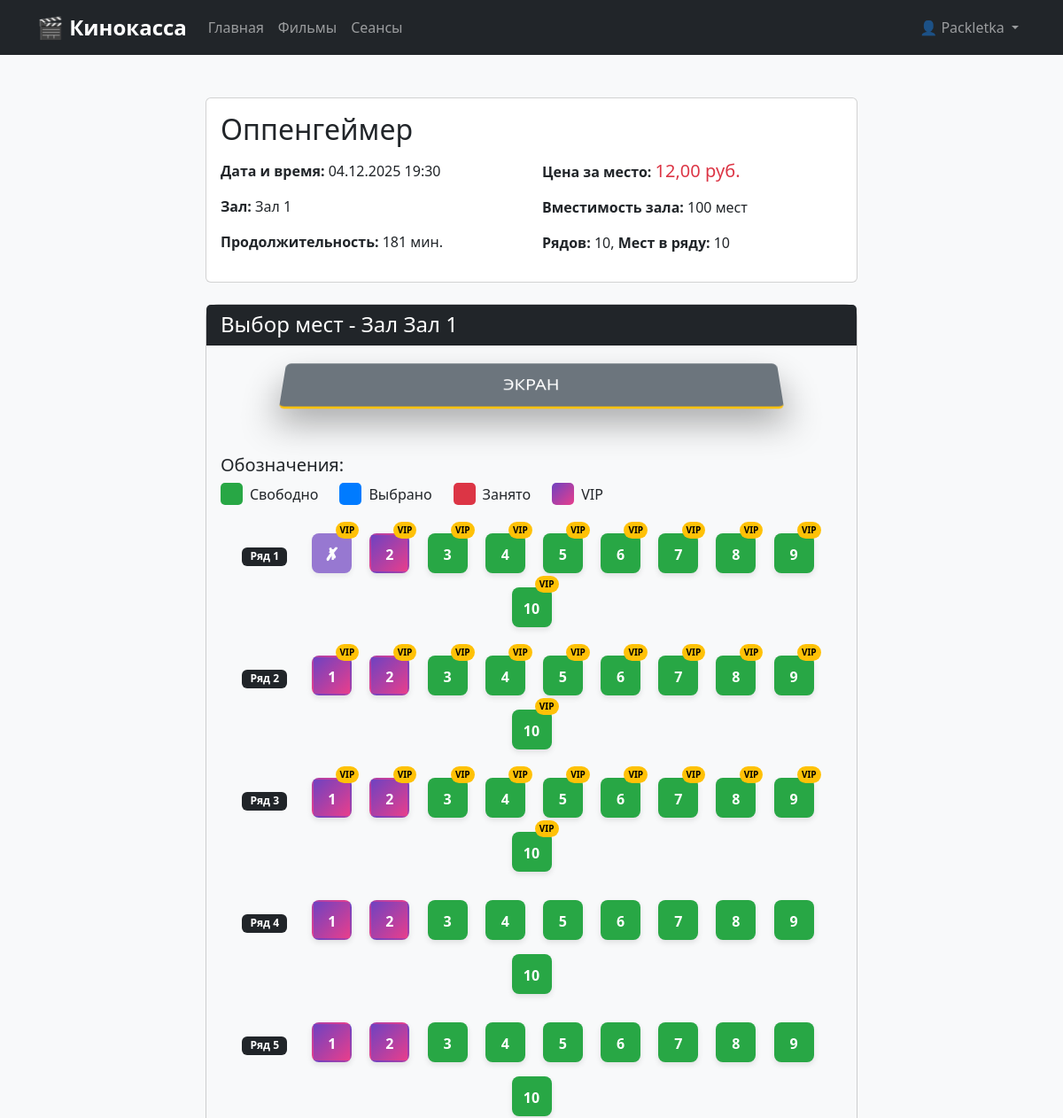
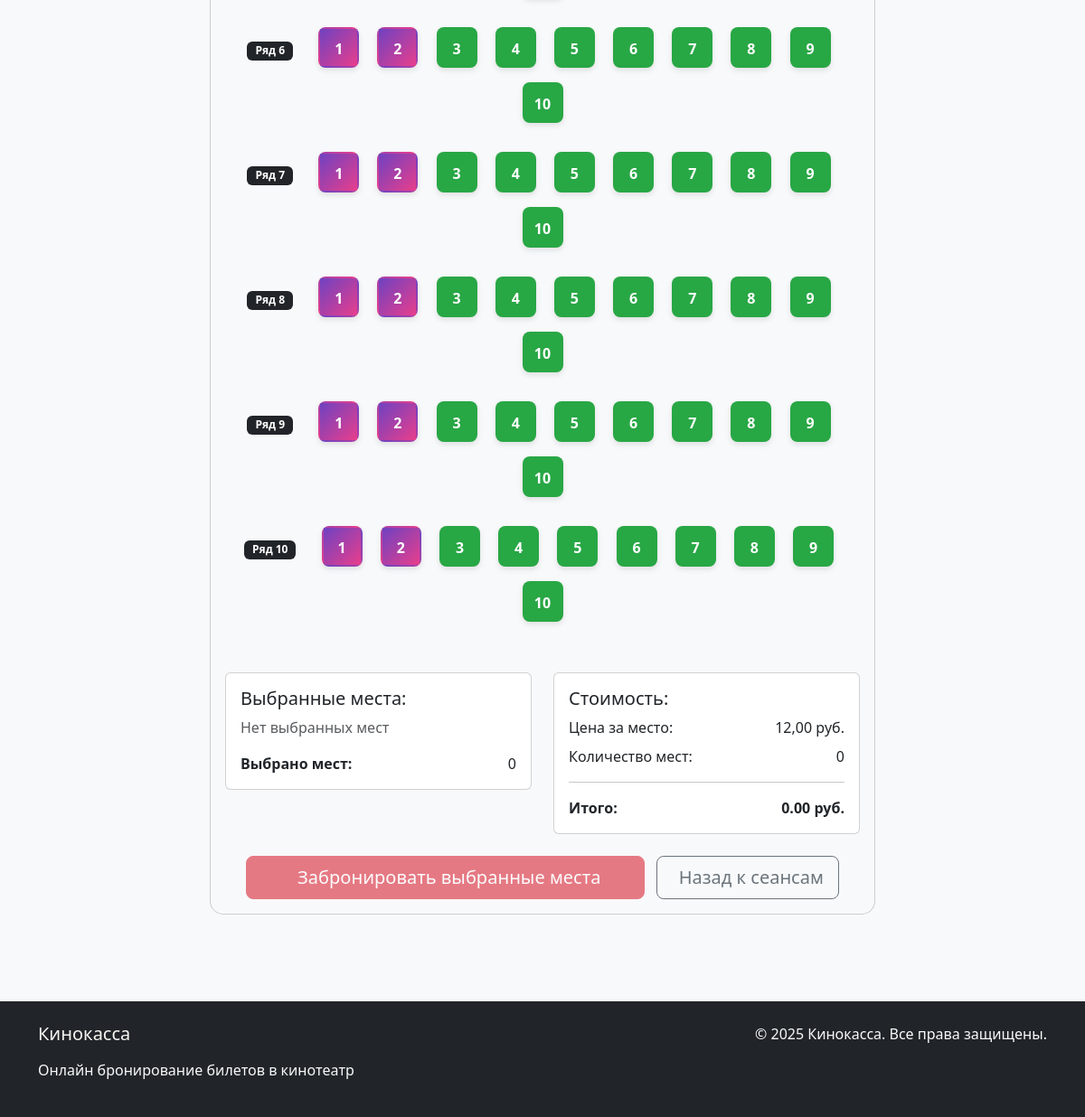
/booking/6/ (signed in), run on the app's committed database (2 pictures, top to bottom).
### cinema/models.py (models this page shows, shortened)
class Session(models.Model):
    movie = models.ForeignKey(Movie, on_delete=models.CASCADE, verbose_name="Фильм")
    hall = models.ForeignKey(CinemaHall, on_delete=models.CASCADE, verbose_name="Зал")
    start_time = models.DateTimeField(verbose_name="Время начала")
    end_time = models.DateTimeField(verbose_name="Время окончания")
    price = models.DecimalField(max_digits=8, decimal_places=2, verbose_name="Цена")
    class Meta:
        verbose_name = "Сеанс"
        verbose_name_plural = "Сеансы"
        ordering = ['start_time']

class Movie(models.Model):
    title = models.CharField(max_length=200, verbose_name="Название фильма")
    description = models.TextField(verbose_name="Описание")
    duration = models.IntegerField(verbose_name="Продолжительность (мин)")
    genre = models.CharField(max_length=100, verbose_name="Жанр")
    rating = models.FloatField(default=0.0, verbose_name="Рейтинг")
    poster = models.ImageField(upload_to='posters/', null=True, blank=True, verbose_name="Постер")
    trailer_url = models.URLField(blank=True, verbose_name="Трейлер")
    class Meta:
        verbose_name = "Фильм"
        verbose_name_plural = "Фильмы"

class CinemaHall(models.Model):
    name = models.CharField(max_length=100, verbose_name="Название зала")
    capacity = models.IntegerField(verbose_name="Вместимость")
    rows = models.IntegerField(verbose_name="Количество рядов")
    seats_per_row = models.IntegerField(verbose_name="Мест в ряду")
    class Meta:
        verbose_name = "Кинозал"
        verbose_name_plural = "Кинозалы"

### cinema/views.py (the view, shortened to what this page needs)
# urls.py: path('booking/<int:session_id>/', views.booking, name='booking'),
@login_required
def booking(request, session_id):
    session = get_object_or_404(Session, id=session_id)
    hall = session.hall
    print(f"=== DEBUG: Бронирование для сеанса {session_id} ===")
    print(f"Зал: {hall.name}, ID зала: {hall.id}")
    all_seats = Seat.objects.filter(hall=hall).order_by('row', 'number')
    print(f"Всего мест в зале: {all_seats.count()}")
    print(f"ID мест в зале: {list(all_seats.values_list('id', flat=True))}")
    booked_seats_ids = Booking.objects.filter(
        session=session,
        is_confirmed=True
    ).values_list('seats__id', flat=True)
    print(f"Занятые ID мест: {list(booked_seats_ids)}")
    seats_by_row = defaultdict(list)
    for seat in all_seats:
        seats_by_row[seat.row].append({
            'id': seat.id,
            'number': seat.number,
            'is_booked': seat.id in booked_seats_ids
        })
    sorted_rows = sorted(seats_by_row.keys())
    context = {
        'session': session,
        'hall': hall,
        'seats_by_row': dict(seats_by_row),
        'rows': sorted_rows,
        'price': session.price
    }
    return render(request, 'cinema/booking.html', context)

### cinema/templatetags/cinema_extras.py (called while the page is built)
@register.filter
def get_item(dictionary, key):
    if dictionary is None:
        return []
    return dictionary.get(key, [])

### cinema/templates/cinema/booking.html (shortened to what this page needs)
{% extends 'cinema/base.html' %}
{% load static %}
{% load cinema_extras %}
{% block content %}
<div class="container py-5">
    <div class="row">
        <div class="col-lg-8 mx-auto">
            <div class="card mb-4">
                <div class="card-body">
                    <h2 class="card-title">{{ session.movie.title }}</h2>
                    <div class="row mt-3">
                        <div class="col-md-6">
                            <p><strong>Дата и время:</strong> {{ session.start_time|date:"d.m.Y H:i" }}</p>
                            <p><strong>Зал:</strong> {{ hall.name }}</p>
                            <p><strong>Продолжительность:</strong> {{ session.movie.duration }} мин.</p>
                        </div>
                        <div class="col-md-6">
                            <p><strong>Цена за место:</strong> <span class="text-danger h5">{{ session.price }} руб.</span></p>
                            <p><strong>Вместимость зала:</strong> {{ hall.capacity }} мест</p>
                            <p><strong>Рядов:</strong> {{ hall.rows }}, <strong>Мест в ряду:</strong> {{ hall.seats_per_row }}</p>
                        </div>
                    </div>
                </div>
            </div>
            <div class="cinema-hall card">
                <div class="card-header bg-dark text-white">
                    <h4 class="mb-0">Выбор мест - Зал {{ hall.name }}</h4>
                </div>
                <div class="card-body">
                    <div class="screen-container text-center mb-5">
                        <div class="screen bg-secondary text-white py-3 rounded">
                            <h5 class="mb-0">ЭКРАН</h5>
                        </div>
                    </div>
                    <div class="legend mb-4">
                        <h5>Обозначения:</h5>
                        <div class="d-flex flex-wrap gap-4">
                            <div class="d-flex align-items-center">
                                <div class="seat-legend free me-2"></div>
                                <span>Свободно</span>
                            </div>
                            <div class="d-flex align-items-center">
                                <div class="seat-legend selected me-2"></div>
                                <span>Выбрано</span>
                            </div>
                            <div class="d-flex align-items-center">
                                <div class="seat-legend occupied me-2"></div>
                                <span>Занято</span>
                            </div>
                            <div class="d-flex align-items-center">
                                <div class="seat-legend vip me-2"></div>
                                <span>VIP</span>
                            </div>
                        </div>
                    </div>
                    <form method="POST" id="booking-form">
                        <div class="seats-map text-center">
                            {% for row in rows %}
                            <div class="row mb-3 justify-content-center">
                                <div class="col-auto">
                                    <div class="row-label d-inline-block me-3">
                                        <span class="badge bg-dark">Ряд {{ row }}</span>
                                    </div>
                                    {% for seat in seats_by_row|get_item:row %}
                                    <div class="seat-wrapper d-inline-block position-relative">
                                        <label for="seat-{{ seat.id }}"
                                               class="seat {% if seat.is_booked %}occupied{% else %}free{% endif %}"
                                               data-seat-id="{{ seat.id }}">
                                            {{ seat.number }}
                                        </label>
                                        {% if row <= 3 %}
                                        <span class="vip-badge">VIP</span>
                                        {% endif %}
                                    </div>
                                    {% endfor %}
                                </div>
                            </div>
                            {% endfor %}
                        </div>
                        <div class="booking-summary mt-5">
                            <div class="row">
                                <div class="col-md-6">
                                    <div class="card">
                                        <div class="card-body">
                                            <h5>Выбранные места:</h5>
                                            <div id="selected-seats-list" class="mb-3">
                                            </div>
                                            <div class="d-flex justify-content-between">
                                                <strong>Выбрано мест:</strong>
                                                <span id="selected-count">0</span>
                                            </div>
                                        </div>
                                    </div>
                                </div>
                                <div class="col-md-6">
                                    <div class="card">
                                        <div class="card-body">
                                            <h5>Стоимость:</h5>
                                            <div class="d-flex justify-content-between mb-2">
                                                <span>Цена за место:</span>
                                                <span>{{ price }} руб.</span>
                                            </div>
                                            <div class="d-flex justify-content-between mb-2">
                                                <span>Количество мест:</span>
                                                <span id="quantity">0</span>
                                            </div>
                                            <hr>
                                            <div class="d-flex justify-content-between">
                                                <strong>Итого:</strong>
                                                <strong><span id="total-price">0</span> руб.</strong>
                                            </div>
                                        </div>
                                    </div>
                                </div>
                            </div>
                        </div>
                        <div class="mt-4 text-center">
                            <button type="submit" class="btn btn-danger btn-lg px-5" id="book-button" disabled>
                                Забронировать выбранные места
                            </button>
                            <a href="{% url 'session_list' %}" class="btn btn-outline-secondary btn-lg ms-2">
                                Назад к сеансам
                            </a>
                        </div>
                    </form>
                </div>
            </div>
        </div>
    </div>
</div>
{% endblock %}

### cinema/templates/cinema/base.html (shortened to what this page needs)
<!DOCTYPE html>
<html lang="ru">
<head>
    {% load static %}
    <link href="https://cdn.jsdelivr.net/npm/bootstrap@5.3.0/dist/css/bootstrap.min.css" rel="stylesheet">
    <link rel="stylesheet" href="{% static 'cinema/css/style.css' %}">
</head>
<body>
    <nav class="navbar navbar-expand-lg navbar-dark bg-dark">
        <div class="container">
            <a class="navbar-brand" href="{% url 'home' %}">🎬 Кинокасса</a>
            <div class="collapse navbar-collapse" id="navbarNav">
                <ul class="navbar-nav me-auto">
                    <li class="nav-item">
                        <a class="nav-link" href="{% url 'home' %}">Главная</a>
                    </li>
                    <li class="nav-item">
                        <a class="nav-link" href="{% url 'movie_list' %}">Фильмы</a>
                    </li>
                    <li class="nav-item">
                        <a class="nav-link" href="{% url 'session_list' %}">Сеансы</a>
                    </li>
                </ul>
                <ul class="navbar-nav">
                    {% if user.is_authenticated %}
                        <li class="nav-item dropdown">
                            <a class="nav-link dropdown-toggle" href="#" role="button" data-bs-toggle="dropdown">
                                👤 {{ user.username }}
                            </a>
                        </li>
                    {% endif %}
                </ul>
            </div>
        </div>
    </nav>
    <main>
        {% block content %}
        {% endblock %}
    </main>
    <footer class="bg-dark text-light mt-5 py-4">
        <div class="container">
            <div class="row">
                <div class="col-md-6">
                    <h5>Кинокасса</h5>
                    <p>Онлайн бронирование билетов в кинотеатр</p>
                </div>
                <div class="col-md-6 text-md-end">
                    <p>© 2025 Кинокасса. Все права защищены.</p>
                </div>
            </div>
        </div>
    </footer>
</body>
</html>

### cinema/static/cinema/css/style.css (style rules this page uses)
:root { --primary-color: #e50914; --secondary-color: #221f1f; --accent-color: #f5f5f1; --text-color: #333; --light-gray: #f8f9fa; }
html, body { height: 100%; }
body { display: flex; flex-direction: column; min-height: 100vh; background-color: var(--light-gray); color: var(--text-color); font-family: 'Segoe UI', Tahoma, Geneva, Verdana, sans-serif; }
main { flex: 1 0 auto; }
footer { flex-shrink: 0; margin-top: auto; }
footer h5 { color: var(--accent-color); margin-bottom: 1rem; }
.navbar-brand { font-weight: bold; font-size: 1.5rem; }
.nav-link { font-weight: 500; }
.card { transition: all 0.3s ease; }
.badge { font-size: 0.75rem; padding: 0.375em 0.75em; }
.cinema-hall { background: #f8f9fa; border-radius: 15px; padding: 0; }
.screen-container { perspective: 1000px; }
.screen { width: 80%; max-width: 600px; margin: 0 auto; transform: rotateX(30deg); box-shadow: 0 20px 40px rgba(0,0,0,0.3); border-bottom: 3px solid #ffc107; }
.seat-wrapper { position: relative; margin: 5px; display: inline-block; }
.seat { display: inline-block; width: 45px; height: 45px; margin: 3px; border-radius: 8px; text-align: center; line-height: 45px; font-weight: bold; cursor: pointer; transition: all 0.2s ease; border: 2px solid transparent; box-shadow: 0 3px 6px rgba(0,0,0,0.1); position: relative; z-index: 1; }
.seat.free { background: #28a745; color: white; cursor: pointer !important; }
.seat.occupied { background: #dc3545; color: white; cursor: not-allowed; opacity: 0.7; position: relative; }
.seat.occupied:after { content: "✗"; position: absolute; top: 50%; left: 50%; transform: translate(-50%, -50%); font-size: 20px; color: white; }
.seat-wrapper:nth-child(-n+3) .seat { background: #6f42c1; }
.seat-wrapper:nth-child(-n+3) .seat.free { background: linear-gradient(135deg, #6f42c1, #e83e8c); }
.vip-badge { position: absolute; top: -10px; right: -5px; background: #ffc107; color: #000; font-size: 10px; padding: 2px 5px; border-radius: 10px; font-weight: bold; z-index: 2; }
.seat-legend { width: 25px; height: 25px; border-radius: 5px; display: inline-block; }
.seat-legend.free { background: #28a745; }
.seat-legend.selected { background: #007bff; }
.seat-legend.occupied { background: #dc3545; }
.seat-legend.vip { background: linear-gradient(135deg, #6f42c1, #e83e8c); }
.seat-wrapper { position: relative; z-index: 10; }

### data on the page
Session: movie "Оппенгеймер", start_time "04.12.2025 19:30", movie.duration "181", price "12,00"
CinemaHall: name "Зал 1", capacity "100", rows "10", seats_per_row "10"

### other printed values
{{ user.username }} "Packletka"
{{ row }} "1" "2" "3" "4" "5" "6" "7" "8" "9" "10"
{{ seat.number }} "1" "2" "3" "4" "5" "6" "7" "8" "9" "10" "1" "2" "3" "4" "5" "6" "7" "8" "9" "10" "1" "2" "3" "4" "5" "6" "7" "8" "9" "10" "1" "2" "3" "4" "5" "6" "7" "8" "9" "10" "1" "2" "3" "4" "5" "6" "7" "8" "9" "10" "1" "2" "3" "4" "5" "6" "7" "8" "9" "10" "1" "2" "3" "4" "5" "6" "7" "8" "9" "10" "1" "2" "3" "4" "5" "6" "7" "8" "9" "10" "1" "2" "3" "4" "5" "6" "7" "8" "9" "10" "1" "2" "3" "4" "5" "6" "7" "8" "9" "10"
